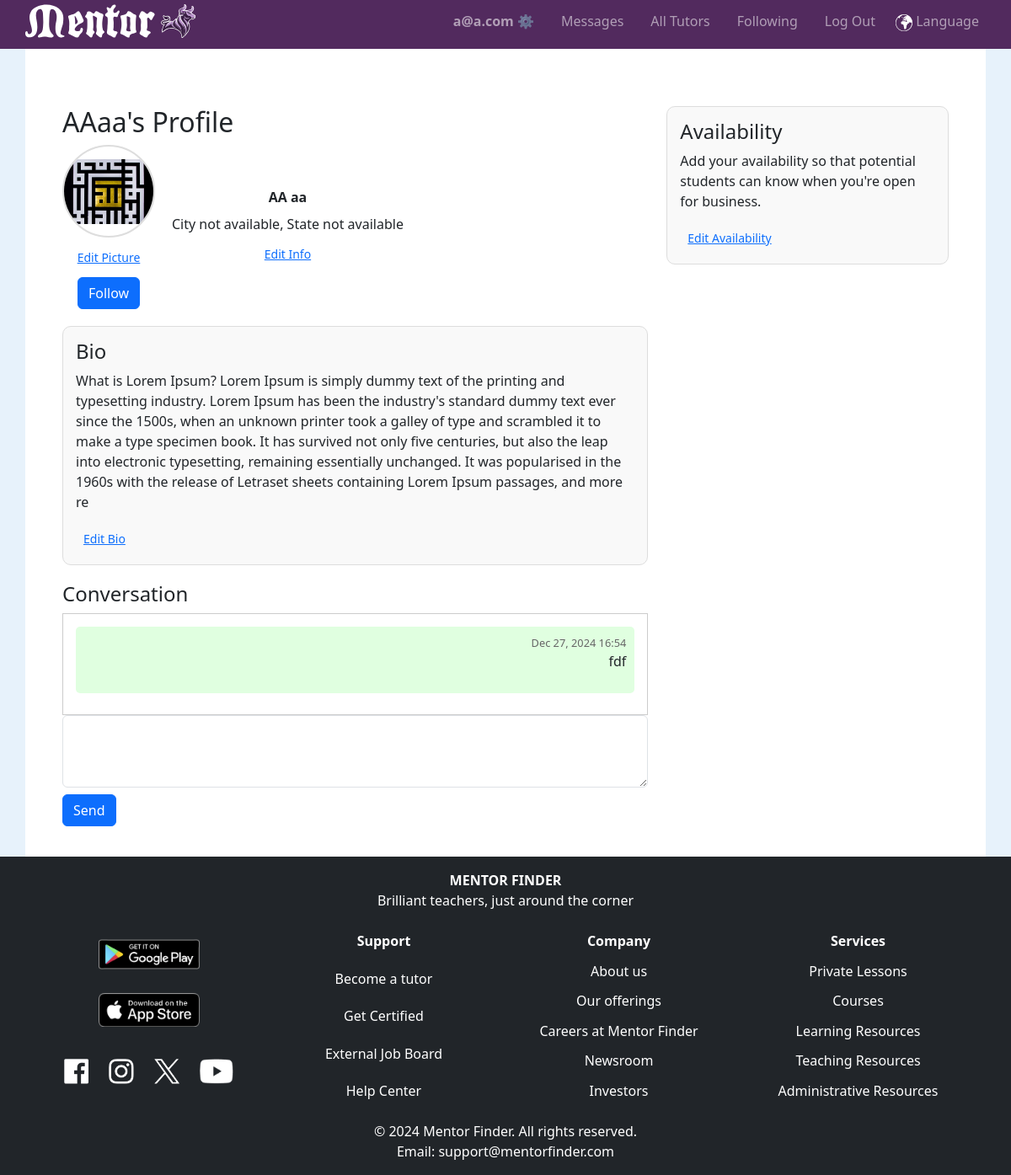
/my-profile/ (signed in), run on the app's committed database.
### tutorhub/models.py (models this page shows, shortened)
class User(AbstractUser):
    nickname = models.CharField(max_length=50, blank=True, null=True)
    role = models.CharField(max_length=10, choices=UserRoles.choices, default=UserRoles.STUDENT)
    phone_number = PhoneNumberField(blank=True, null=True)
    birthdate = models.DateField(blank=True, null=True)
    bio = models.TextField(blank=True, null=True)
    profile_image = models.ImageField(upload_to="profile_images/", blank=True, null=True)
    show_address = models.BooleanField(default=False)
    show_phone_number = models.BooleanField(default=False)
    preferred_language = models.CharField(max_length=10, blank=True, null=True, default='en')
    time_zone = TimeZoneField(default='UTC', blank=True)
    address = models.OneToOneField(Address, on_delete=models.SET_NULL, blank=True, null=True)
    follows = models.ManyToManyField(
        "self",
        through="FollowRelation",
        through_fields=('follower', 'followee'),
        symmetrical=False,
        related_name="followed_by"
    )
    is_tutor = models.BooleanField(default=False)
    availability = models.JSONField(default=dict, blank=True, null=True)
    subject_levels = models.ManyToManyField('SubjectLevel', blank=True, related_name="users")

class Message(models.Model):
    sender = models.ForeignKey(User, related_name="sent_messages", on_delete=models.CASCADE)
    receiver = models.ForeignKey(User, related_name="received_messages", on_delete=models.CASCADE)
    content = models.TextField()
    timestamp = models.DateTimeField(auto_now_add=True)
    read = models.BooleanField(default=False)
    edited = models.BooleanField(default=False)
    edited_timestamp = models.DateTimeField(null=True, blank=True)
    deleted = models.BooleanField(default=False)  # Track if the message is deleted

### tutorhub/views.py (the view, shortened to what this page needs)
# urls.py: path('my-profile/', views.profile, name='my_profile'),
@login_required
def profile(request, user_id=None):
    profile_user = request.user if user_id is None else get_object_or_404(User, id=user_id)
    credentials = profile_user.credentials.all()
    scroll_to = request.GET.get('scroll_to')
    levels = Level.objects.all()
    subject_levels = profile_user.subject_levels.all()
    messages = Message.objects.filter(
        (Q(sender=request.user, receiver=profile_user) | Q(sender=profile_user, receiver=request.user))
    ).order_by('timestamp')
    for credential in credentials:
        credential.is_image = credential.file.url.lower().endswith(('.jpg', '.jpeg', '.png'))
    if request.method == "POST":
        content = request.POST.get('content')
        if content:
            Message.objects.create(sender=request.user, receiver=profile_user, content=content)
        return redirect('profile', user_id=user_id)
    days_of_week = ["Monday", "Tuesday", "Wednesday", "Thursday", "Friday", "Saturday", "Sunday"]
    display_name = profile_user.nickname or profile_user.first_name or "User"
    possessive_name = f"{display_name}'s" if not display_name.endswith('s') else f"{display_name}'"
    return render(request, 'tutorhub/profile.html', {
        'profile': profile_user,
        'credentials': credentials,
        'levels': levels,
        'subject_levels': subject_levels,
        'is_own_profile': profile_user == request.user,
        'days_of_week': days_of_week,
        'messages': messages,
        'scroll_to': scroll_to,
        'possessive_name': possessive_name,
    })

### tutorhub/templates/tutorhub/profile.html (shortened to what this page needs)
{% extends "tutorhub/layout.html" %}
{% load static %}
{% block body %}
<div class="container mt-5">
    <div class="row">
        <div class="col-md-8">
            <h2>{{ possessive_name }} Profile</h2>
            <div class="profile-header">
                <div id="stack-vertical">
                    {% if profile.profile_image %}
                        <img id="profile-img" src="{{ profile.profile_image.url }}" alt="{{ profile.nickname }}">
                    {% else %}
                        <img id="profile-img" src="{% static 'tutorhub/images/mentor-logo-bull.svg' %}" alt="Default Logo">
                    {% endif %}
                    {% if is_own_profile %}
                        <button class="btn btn-sm btn-link" data-bs-toggle="modal" data-bs-target="#editPictureModal">Edit Picture</button>
                    {% endif %}
                    {% if user.is_authenticated %}
                        <button class="btn btn-primary follow-btn" data-tutor-id="{{ profile.id }}">
                            {% if profile in user.followed_tutors.all %}
                                Unfollow
                            {% else %}
                                Follow
                            {% endif %}
                        </button>
                    {% endif %}
                </div>
                <div id="stack-vertical">
                    <strong>{{ profile.first_name }} {{ profile.last_name }}</strong>
                    <div>{{ profile.city|default:"City not available" }}, {{ profile.state|default:"State not available" }}</div>
                    {% if is_own_profile %}
                       <button class="btn btn-sm btn-link" data-bs-toggle="modal" data-bs-target="#editInfoModal">Edit Info</button>
                    {% endif %}
                </div>
            </div>
            <div class="bio-container">
                <h4>Bio</h4>
                <p>{{ profile.bio|default:"Tell students about yourself. Share what you like about teaching along with some interesting facts about yourself to spark their interest!" }}</p>
                {% if is_own_profile %}
                    <button class="btn btn-sm btn-link" data-bs-toggle="modal" data-bs-target="#edit_bio_modal">Edit Bio</button>
                {% endif %}
            </div>
            {% if user.is_authenticated %}
            <div class="messages-container">
                <h4>Conversation</h4>
                <div class="conversation-box">
                    {% for message in messages %}
                        <div id="message-{{ message.id }}" class="message {% if message.sender == request.user %}sent{% else %}received{% endif %}">
                            <span class="timestamp">{{ message.timestamp|date:"M d, Y H:i" }}</span>
                            <p>{{ message.content }}</p>
                        </div>
                    {% endfor %}
                </div>
                <form action="{% url 'profile' profile.id %}" method="post">
                    <textarea name="content" rows="3" class="form-control mb-2" required></textarea>
                    <button type="submit" class="btn btn-primary">Send</button>
                </form>
            </div>
            {% endif %}
        </div>
        <div class="col-md-4">
            <div class="right-column-section">
                <h4>Availability</h4>
                <ul>
                    {% for slot in profile.availability %}
                    <li>
                        <strong>{{ slot.day|title }}:</strong> {{ slot.start }} - {{ slot.end }}
                    </li>
                    {% empty %}
                    <p>Add your availability so that potential students can know when you're open for business.</p>
                    {% endfor %}
                </ul>
                {% if is_own_profile %}
                    <button class="btn btn-sm btn-link" data-bs-toggle="modal" data-bs-target="#edit_availability_modal">Edit Availability</button>
                {% endif %}
            </div>
        </div>
    </div>
</div>
{% endblock %}

### tutorhub/templates/tutorhub/layout.html (shortened to what this page needs)
{% load static %}
<!DOCTYPE html>
<html lang="en">
    <head>
        <link href="https://cdn.jsdelivr.net/npm/bootstrap@5.3.0/dist/css/bootstrap.min.css" rel="stylesheet">
        <link rel="stylesheet" href="{% static 'tutorhub/styles.css' %}">
    </head>
    <body>
    <nav class="navbar navbar-expand-lg navbar-dark sticky-top">
        <a class="navbar-brand" href="{% url 'index' %}">
            <div>
                <img class="navbar-logo" src="{% static '/tutorhub/images/mentor-logo-web.svg' %}" alt="Mentor Logo" class="logo">
            </div>
        </a>
        <div class="collapse navbar-collapse" id="navbarNav">
            <ul class="navbar-nav ms-auto flex-row">
                {% if user.is_authenticated %}
                <li class="nav-item px-2"><a class="nav-link" id="menu-username" href="{% url 'my_profile' %}"><strong>{{ user.username }} ⚙️</strong></a></li>
                <li class="nav-item px-2"><a class="nav-link" id="menu-messages" href="{% url 'messages' %}">Messages</a></li>
                {% endif %}
                <li class="nav-item px-2"><a class="nav-link" id="menu-all-tutors" href="{% url 'index' %}">All Tutors</a></li>
                {% if user.is_authenticated %}
                <li class="nav-item px-2"><a class="nav-link" id="menu-following" href="{% url 'index' %}?view=following">Following</a></li>
                <li class="nav-item px-2"><a class="nav-link" href="{% url 'logout' %}">Log Out</a></li>
                {% else %}
                <li class="nav-item px-2"><a class="nav-link" href="{% url 'login' %}">Log In</a></li>
                <li class="nav-item px-2"><a class="nav-link" href="{% url 'register' %}">Register</a></li>
                {% endif %}
                <li class="nav-item"><a class="nav-link" href="#" data-bs-toggle="modal" data-bs-target="#languageModal"><img src="{% static 'tutorhub/images/language_icon.png' %}" alt="Language" height="20"> Language</a></li>
            </ul>
        </div>
    </nav>
    <div id="main-content">
        {% block body %}
        {% endblock %}
    </div>
    </body>
    <footer class="footer bg-dark text-white mt-auto py-3">
        <div class="container footer-title">
            <div class="text-center mb-4">
                <div style="font-weight: bold;">MENTOR FINDER</div>
                <div>Brilliant teachers, just around the corner</div>
            </div>
            <div class="row">
                <div class="col-md-3 text-center">
                    <ul class="list-unstyled footer-links">
                        <li style="margin: 10px 0;"><a href="https://play.google.com/store/apps/details?id=your.app.id" target="_blank"><img src="{% static 'tutorhub/images/social_media_links/google_play.png' %}" alt="Get it on Google Play" width="120"></a></li>
                        <li style="margin: 10px 0;"><a href="https://play.google.com/store/apps/details?id=your.app.id" target="_blank"><img src="{% static 'tutorhub/images/social_media_links/app_store.png' %}" alt="Download on the App Store" width="120"></a></li>
                        <li style="margin: 10px 0;">
                            <img style="margin: 10px;" src="{% static 'tutorhub/images/social_media_links/facebook.png' %}" alt="Facebook" height="30">
                            <img style="margin: 10px;" src="{% static 'tutorhub/images/social_media_links/instagram.png' %}" alt="Instagram" height="30">
                            <img style="margin: 10px;" src="{% static 'tutorhub/images/social_media_links/x.png' %}" alt="X" height="30">
                            <img style="margin: 10px;" src="{% static 'tutorhub/images/social_media_links/youtube.png' %}" alt="youtube" height="30">
                        </li>
                    </ul>
                </div>
                <div class="col-md-3 text-center">
                    <div>
                        <ul class="list-unstyled footer-links">
                            <li>Support</li>
                            <li>Become a tutor</li>
                            <li>Get Certified</li>
                            <li>External Job Board</li>
                            <li>Help Center</li>
                        </ul>
                    </div>
                </div>
                <div class="col-md-3 text-center">
                    <div>
                        <ul class="list-unstyled footer-links">
                            <li>Company</li>
                            <li>About us</li>
                            <li>Our offerings</li>
                            <li>Careers at Mentor Finder</li>
                            <li>Newsroom</li>
                            <li>Investors</li>
                        </ul>
                    </div>
                </div>
                <div class="col-md-3 text-center">
                    <div>
                        <ul class="list-unstyled footer-links">
                            <li>Services</li>
                            <li>Private Lessons</li>
                            <li>Courses</li>
                            <li>Learning Resources</li>
                            <li>Teaching Resources</li>
                            <li>Administrative Resources</li>
                        </ul>
                    </div>
                </div>
            </div>
            <div class="text-center mt-4">
                <div>© {% now "Y" %} Mentor Finder. All rights reserved.</div>
                <div>Email: support@mentorfinder.com</div>
            </div>
        </div>
    </footer>
</html>

### tutorhub/static/tutorhub/styles.css (style rules this page uses)
body { background-color: rgb(231, 242, 251); }
html, body { height: 100%; margin: 0; display: flex; flex-direction: column; }
.form-control { width: 100%; max-width: none; }
.row { margin-left: 0; margin-right: 0; }
.col-md-6, .col-md-3 { padding-left: 0; padding-right: 0; }
.row > div:not(:last-child) { padding-right: 10px; }
#profile-img { width: 110px; height: 110px; object-fit: scale-down; border-radius: 50%; border: 2px solid #ddd; }
#main-content { background-color: white; margin: 0 30px; width: auto; display: flex; flex-direction: column; flex: 1; padding: 20px; }
.navbar { background-color: #522A5E; padding: 0 30px 8px 30px; }
.navbar-brand { font-size: xx-large }
.navbar-logo { height: 40px; width: auto; max-height: 50px; }
ul { list-style: none; }
textarea { min-height: 400px; }
#stack-vertical { display: flex; flex-direction: column; align-items: center; gap: 8px; }
.profile-header { display: flex; gap: 20px; align-items: center; }
.bio-container { margin-top: 20px; padding: 15px; border: 1px solid #ddd; border-radius: 10px; background-color: #f9f9f9; }
.messages-container { margin-top: 20px; }
.conversation-box { border: 1px solid #ccc; padding: 15px; max-height: 400px; overflow-y: auto; }
.message { margin-bottom: 10px; padding: 10px; border-radius: 5px; }
.message.sent { background-color: #e0ffe0; text-align: right; }
.timestamp { font-size: 0.8em; color: #666; }
.right-column-section { padding: 15px; border: 1px solid #ddd; border-radius: 10px; background-color: #f9f9f9; margin-bottom: 20px; }
.right-column-section ul { padding: 0; list-style: none; }
.footer { background-color: #222326; margin-top: auto; }
.footer-title { font-size: medium; }
.footer-links { height: 100%; display: flex; flex-direction: column; justify-content: space-between; }
.footer-links li:first-child { font-weight: bold; }

### data on the page
User: username "a@a.com", profile_image (picture), first_name "AA", last_name "aa", bio "What is Lorem Ipsum? Lorem Ipsum is simply dummy text of the printing and typesetting industry. Lorem Ipsum has been the industry's standard dummy text ever since the 1500s, when an unknown printer took a galley of type and scrambled it to make a type specimen book. It has survived not only five centuries, but also the leap into electronic typesetting, remaining essentially unchanged. It was popularised in the 1960s with the release of Letraset sheets containing Lorem Ipsum passages, and more re"
Message: timestamp "Dec 27, 2024 16:54", content "fdf"

### other printed values
{{ possessive_name }} "AAaa's"
{{ profile.city|default:"City not available" }} "City not available"
{{ profile.state|default:"State not available" }} "State not available"
